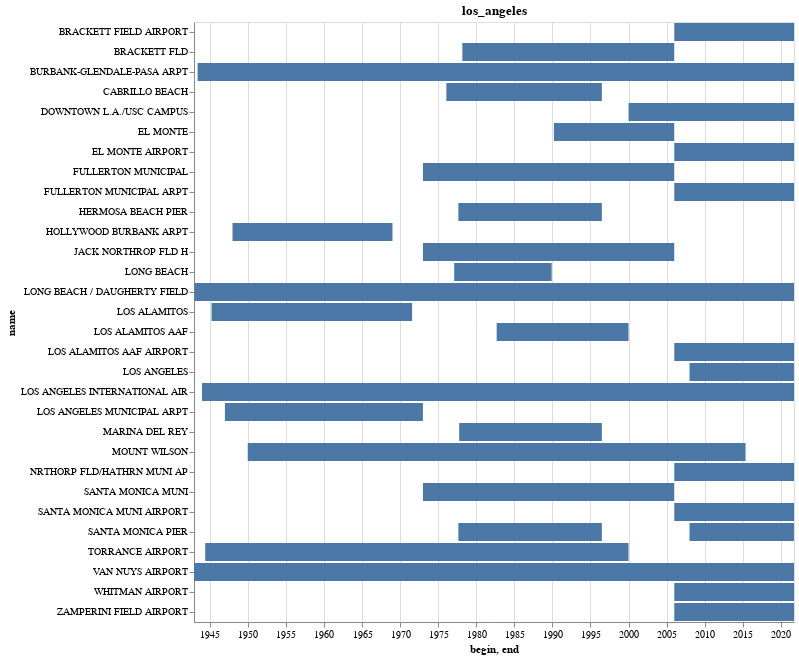

The code cell stored with this chart in its notebook:
### Code cell
name = next(city_names)
subset = gsod.loc[gsod[f'{name}_close'] & gsod['duration_years'].ge(10), raw_cols]
alt.Chart(subset).mark_bar().encode(
    alt.X('begin:T'),
    alt.X2('end:T'),
    alt.Y('name:N')
).properties(
    title=name
).configure_view(
    #continuousHeight=200,
    continuousWidth=600,
)

### Figure 1 — Vega-Lite specification as saved in the notebook (floating-point values rounded to 4 significant figures)
{"config": {"view": {"continuousWidth": 600, "continuousHeight": 300}}, "data": {"name": "data-f4bec0cb690620c545f0378385e7d4dc"}, "mark": "bar", "encoding": {"x": {"field": "begin", "type": "temporal"}, "x2": {"field": "end"}, "y": {"field": "name", "type": "nominal"}}, "title": "los_angeles", "$schema": "https://vega.github.io/schema/vega-lite/v4.17.0.json", "datasets": {"data-f4bec0cb690620c545f0378385e7d4dc": [{"usaf": "722890", "wban": 93136, "name": "MOUNT WILSON", "country": "US", "state": "CA", "call": "KMWS", "lat": 34.23, "lon": -118.1, "elev": 1739.0, "begin": "1950-01-01T00:00:00", "end": "2015-05-13T00:00:00"}, {"usaf": "722955", "wban": 3122, "name": "TORRANCE AIRPORT", "country": "US", "state": "CA", "call": "KTOA", "lat": 33.8, "lon": -118.3, "elev": 27.4, "begin": "1944-06-01T00:00:00", "end": "1999-12-31T00:00:00"}, {"usaf": "999999", "wban": 23152, "name": "HOLLYWOOD BURBANK ARPT", "country": "US", "state": "CA", "call": "KBUR", "lat": 34.2, "lon": -118.4, "elev": 223.1, "begin": "1948-01-01T00:00:00", "end": "1969-01-01T00:00:00"}, {"usaf": "722884", "wban": 99999, "name": "SANTA MONICA PIER", "country": "US", "state": "CA", "call": null, "lat": 34.0, "lon": -118.5, "elev": 2.0, "begin": "1977-08-27T00:00:00", "end": "1996-06-30T00:00:00"}, {"usaf": "722974", "wban": 99999, "name": "LONG BEACH", "country": "US", "state": "CA", "call": "K5L8 ", "lat": 33.77, "lon": -118.2, "elev": 3.0, "begin": "1977-02-08T00:00:00", "end": "1989-11-27T00:00:00"}, {"usaf": "722883", "wban": 99999, "name": "HERMOSA BEACH PIER", "country": "US", "state": "CA", "call": null, "lat": 33.87, "lon": -118.4, "elev": 8.0, "begin": "1977-08-27T00:00:00", "end": "1996-06-30T00:00:00"}, {"usaf": "722913", "wban": 99999, "name": "MARINA DEL REY", "country": "US", "state": "CA", "call": null, "lat": 33.97, "lon": -118.4, "elev": 8.0, "begin": "1977-10-05T00:00:00", "end": "1996-06-30T00:00:00"}, {"usaf": "722958", "wban": 99999, "name": "CABRILLO BEACH", "country": "US", "state": "CA", "call": null, "lat": 33.72, "lon": -118.3, "elev": 8.0, "begin": "1976-01-30T00:00:00", "end": "1996-06-30T00:00:00"}, {"usaf": "722975", "wban": 93106, "name": "LOS ALAMITOS AAF", "country": "US", "state": "CA", "call": "KSLI", "lat": 33.78, "lon": -118.0, "elev": 11.0, "begin": "1982-09-07T00:00:00", "end": "1999-12-31T00:00:00"}, {"usaf": "999999", "wban": 93106, "name": "LOS ALAMITOS", "country": "US", "state": "CA", "call": "KSLI", "lat": 33.78, "lon": -118.0, "elev": 11.0, "begin": "1945-04-01T00:00:00", "end": "1971-07-31T00:00:00"}, {"usaf": "999999", "wban": 23174, "name": "LOS ANGELES MUNICIPAL ARPT", "country": "US", "state": "CA", "call": "KLAX", "lat": 33.94, "lon": -118.4, "elev": 99.4, "begin": "1947-01-01T00:00:00", "end": "1972-12-31T00:00:00"}, {"usaf": "722885", "wban": 99999, "name": "SANTA MONICA MUNI", "country": "US", "state": "CA", "call": "KSMO", "lat": 34.02, "lon": -118.5, "elev": 53.0, "begin": "1973-01-01T00:00:00", "end": "2005-12-31T00:00:00"}, {"usaf": "722887", "wban": 99999, "name": "BRACKETT FLD", "country": "US", "state": "CA", "call": "KPOC", "lat": 34.08, "lon": -117.8, "elev": 308.0, "begin": "1978-03-06T00:00:00", "end": "2005-12-31T00:00:00"}, {"usaf": "722956", "wban": 99999, "name": "JACK NORTHROP FLD H", "country": "US", "state": "CA", "call": "KHHR", "lat": 33.92, "lon": -118.3, "elev": 20.0, "begin": "1973-01-01T00:00:00", "end": "2005-12-31T00:00:00"}, {"usaf": "722976", "wban": 99999, "name": "FULLERTON MUNICIPAL", "country": "US", "state": "CA", "call": "KFUL", "lat": 33.87, "lon": -118.0, "elev": 29.0, "begin": "1973-01-01T00:00:00", "end": "2005-12-31T00:00:00"}, {"usaf": "747043", "wban": 99999, "name": "EL MONTE", "country": "US", "state": "CA", "call": "KEMT", "lat": 34.09, "lon": -118.0, "elev": 90.0, "begin": "1990-03-14T00:00:00", "end": "2005-12-31T00:00:00"}, {"usaf": "994028", "wban": 99999, "name": "SANTA MONICA PIER", "country": "US", "state": "CA", "call": null, "lat": 34.01, "lon": -118.5, "elev": 2.0, "begin": "2008-01-01T00:00:00", "end": "2021-09-20T00:00:00"}, {"usaf": "994035", "wban": 99999, "name": "LOS ANGELES", "country": "US", "state": "CA", "call": null, "lat": 33.72, "lon": -118.3, "elev": 2.0, "begin": "2008-01-01T00:00:00", "end": "2021-09-20T00:00:00"}, {"usaf": "722874", "wban": 93134, "name": "DOWNTOWN L.A./USC CAMPUS", "country": "US", "state": "CA", "call": "KCQT", "lat": 34.02, "lon": -118.3, "elev": 54.6, "begin": "2000-01-01T00:00:00", "end": "2021-09-21T00:00:00"}, {"usaf": "722880", "wban": 23152, "name": "BURBANK-GLENDALE-PASA ARPT", "country": "US", "state": "CA", "call": "KBUR", "lat": 34.2, "lon": -118.4, "elev": 236.2, "begin": "1943-06-01T00:00:00", "end": "2021-09-21T00:00:00"}, {"usaf": "722885", "wban": 93197, "name": "SANTA MONICA MUNI AIRPORT", "country": "US", "state": "CA", "call": "KSMO", "lat": 34.02, "lon": -118.5, "elev": 53.0, "begin": "2006-01-01T00:00:00", "end": "2021-09-21T00:00:00"}, {"usaf": "722886", "wban": 23130, "name": "VAN NUYS AIRPORT", "country": "US", "state": "CA", "call": "KVNY", "lat": 34.21, "lon": -118.5, "elev": 234.7, "begin": "1942-12-11T00:00:00", "end": "2021-09-21T00:00:00"}, {"usaf": "722887", "wban": 3180, "name": "BRACKETT FIELD AIRPORT", "country": "US", "state": "CA", "call": "KPOC", "lat": 34.1, "lon": -117.8, "elev": 308.2, "begin": "2006-01-01T00:00:00", "end": "2021-09-21T00:00:00"}, {"usaf": "722950", "wban": 23174, "name": "LOS ANGELES INTERNATIONAL AIR", "country": "US", "state": "CA", "call": "KLAX", "lat": 33.94, "lon": -118.4, "elev": 29.6, "begin": "1944-01-01T00:00:00", "end": "2021-09-21T00:00:00"}, {"usaf": "722955", "wban": 3174, "name": "ZAMPERINI FIELD AIRPORT", "country": "US", "state": "CA", "call": "KTOA", "lat": 33.8, "lon": -118.3, "elev": 29.6, "begin": "2006-01-01T00:00:00", "end": "2021-09-21T00:00:00"}, {"usaf": "722956", "wban": 3167, "name": "NRTHORP FLD/HATHRN MUNI AP", "country": "US", "state": "CA", "call": "KHHR", "lat": 33.92, "lon": -118.3, "elev": 19.2, "begin": "2006-01-01T00:00:00", "end": "2021-09-21T00:00:00"}, {"usaf": "722970", "wban": 23129, "name": "LONG BEACH / DAUGHERTY FIELD", "country": "US", "state": "CA", "call": "KLGB", "lat": 33.81, "lon": -118.1, "elev": 9.5, "begin": "1943-01-01T00:00:00", "end": "2021-09-21T00:00:00"}, {"usaf": "722975", "wban": 53141, "name": "LOS ALAMITOS AAF AIRPORT", "country": "US", "state": "CA", "call": "KSLI", "lat": 33.79, "lon": -118.1, "elev": 10.7, "begin": "2006-01-01T00:00:00", "end": "2021-09-21T00:00:00"}, {"usaf": "722976", "wban": 3166, "name": "FULLERTON MUNICIPAL ARPT", "country": "US", "state": "CA", "call": "KFUL", "lat": 33.87, "lon": -118.0, "elev": 29.3, "begin": "2006-01-01T00:00:00", "end": "2021-09-21T00:00:00"}, {"usaf": "745057", "wban": 53130, "name": "WHITMAN AIRPORT", "country": "US", "state": "CA", "call": "KWHP", "lat": 34.26, "lon": -118.4, "elev": 305.7, "begin": "2006-01-01T00:00:00", "end": "2021-09-21T00:00:00"}, {"usaf": "747043", "wban": 3165, "name": "EL MONTE AIRPORT", "country": "US", "state": "CA", "call": "KEMT", "lat": 34.08, "lon": -118.0, "elev": 90.2, "begin": "2006-01-01T00:00:00", "end": "2021-09-21T00:00:00"}]}}
